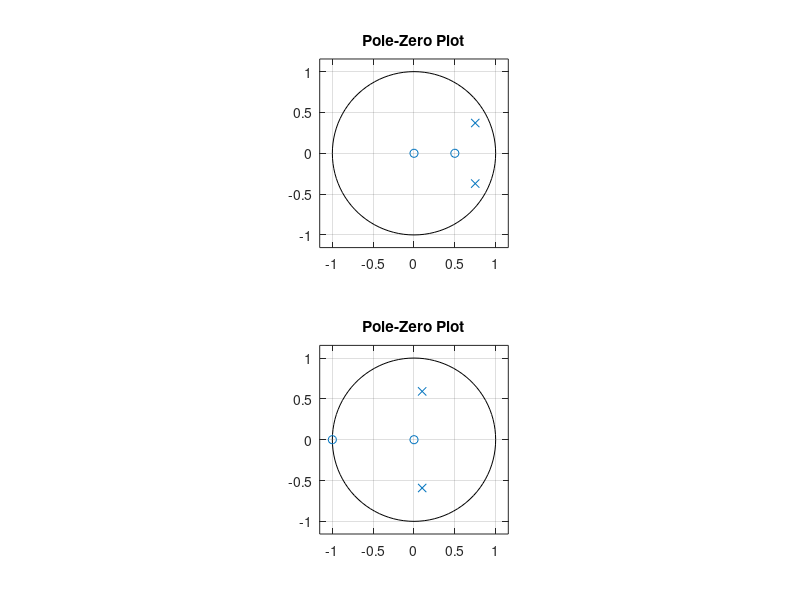

Recreate this plot in MATLAB. (Note: this script raises an error after producing the figure.)
%% EXPERIMENT 10
%% TRANSFORM TECHNIQUES AND SYSTEM REPRESENTATION

clc;
clear;
close all;

%% ==========================================================
%% OBJECTIVE 1 : Pole-Zero Plot
%% ==========================================================

figure('Name','Experiment 10.1 : Pole-Zero Plot');

subplot(2,1,1)

b = [1 -0.5];
a = [1 -1.5 0.7];

zplane(b,a)
grid on
title('Pole-Zero Plot')

subplot(2,1,2)

b2 = [1 1];
a2 = [1 -0.2 0.36];

zplane(b2,a2)
grid on
title('Pole-Zero Plot')

%% ==========================================================
%% OBJECTIVE 2 : Z-Transform and Inverse Z-Transform
%% ==========================================================

syms n z

x = (0.5)^n;

X = ztrans(x,n,z);

disp('========================================')
disp('OBJECTIVE 2')
disp('Z-Transform X(z) = ')
disp(X)

x_inv = iztrans(X,z,n);

disp('Inverse Z-Transform x(n) = ')
disp(x_inv)

n1 = -20:20;

x1 = 2*(0.9).^n1;

figure('Name','Experiment 10.2')

stem(n1,x1,'filled','LineWidth',1.3)

grid on

title('Real Exponential Signal')

xlabel('n')

ylabel('x[n]')

axis([-20 20 0 20])

%% ==========================================================
%% OBJECTIVE 3 : Z-Transform of Given Signal
%% ==========================================================

syms n z

x = (0.8)^n;

X = ztrans(x,n,z);

disp('========================================')
disp('OBJECTIVE 3')
disp('Z-Transform X(z) = ')
disp(X)

n2 = -5:10;

x2 = zeros(size(n2));

x2(n2>=0) = (0.5).^n2(n2>=0);

figure('Name','Experiment 10.3')

stem(n2,x2,'filled','LineWidth',1.5)

grid on

title('x[n]')

xlabel('n')

ylabel('Amplitude')

axis([-5 10 0 1.1])

%% ==========================================================
%% OBJECTIVE 4 : Laplace Transform
%% ==========================================================

syms t s

x = exp(-2*t);

X = laplace(x,t,s);

disp('========================================')
disp('OBJECTIVE 4')
disp('Laplace Transform X(s) = ')
disp(X)

t1 = 0:0.01:5;

y = 5*exp(-t1);

figure('Name','Experiment 10.4')

plot(t1,y,'LineWidth',2)

grid on

title('Exponential Decay Over Time')

xlabel('Time')

ylabel('y(t)')

legend('y(t)')

axis([0 5 0 5.2])

disp('========================================')
disp('Experiment 10 Completed Successfully')
disp('========================================')
